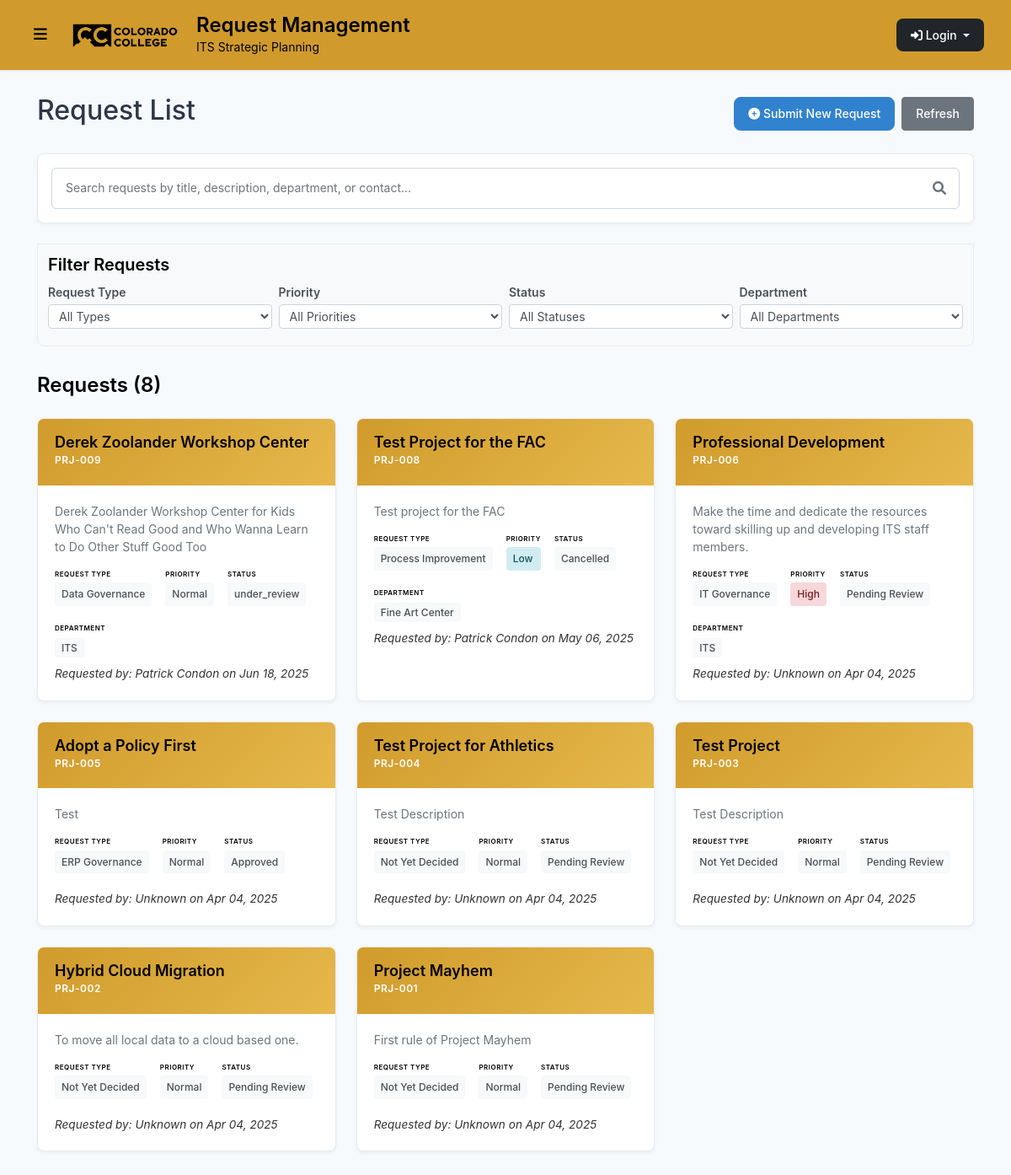
/, run on an earlier commit of the app's database.
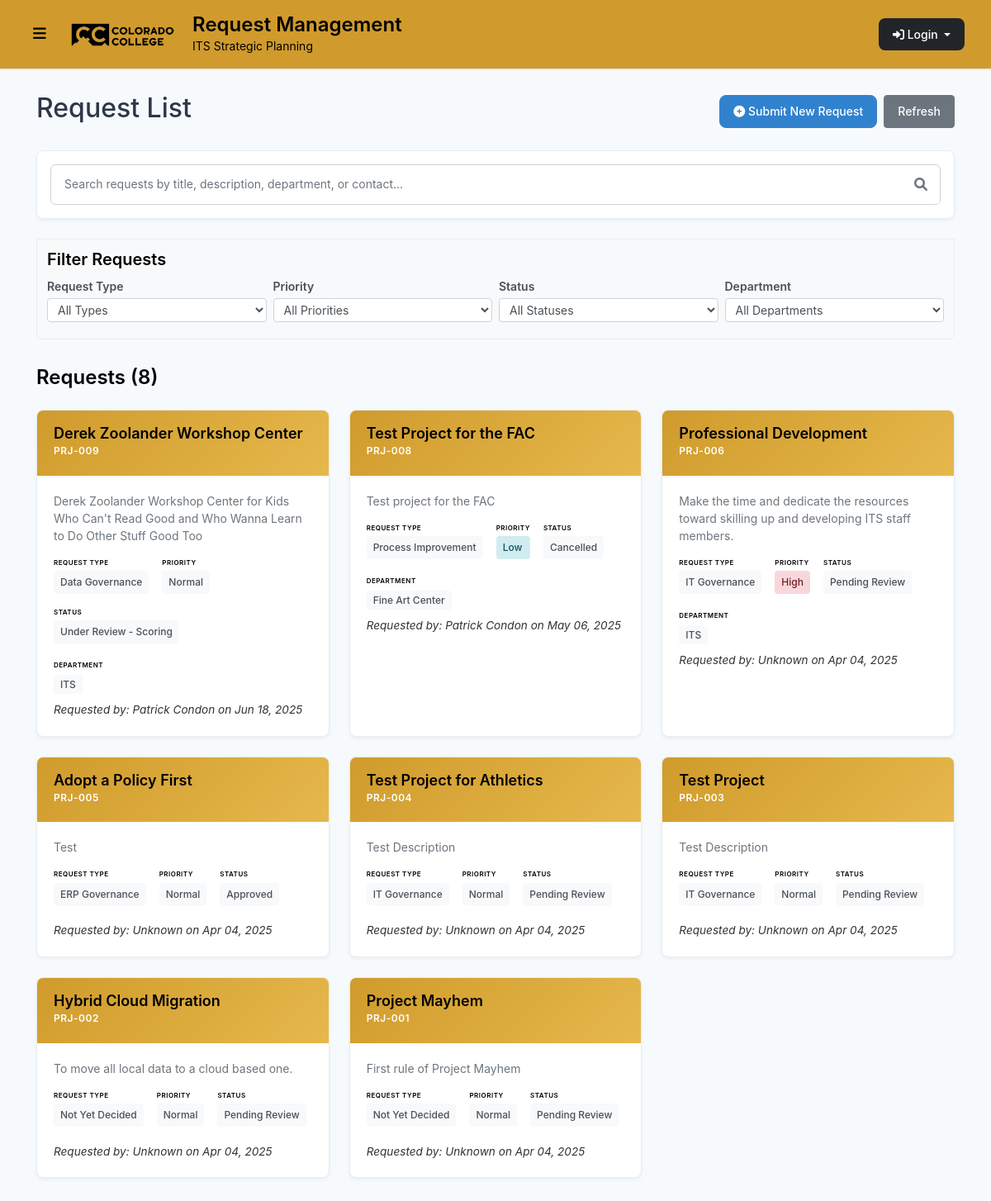
And on a later commit of the database.
### projects/models.py (models this page shows, shortened)
class Project(models.Model):
    STATUS_CHOICES = [
        ('pending', 'Pending Review'),
        ('approved', 'Approved'),
        ('rejected', 'Rejected'),
        ('under_review_triage', 'Under Review - Triage'),
        ('under_review_scoring', 'Under Review - Scoring'),
        ('under_review_final_scoring', 'Under Review - Final Scoring'),
        ('completed', 'Completed'),
        ('archived', 'Archived'),
        ('on_hold', 'On Hold'),
        ('cancelled', 'Cancelled'),
    ]
    STAGE_CHOICES = [
        ('Pending_Review', 'Pending Review'),
        ('Under_Review_Triage', 'Under Review - Triage'),
        ('Under_Review_Scoring', 'Under Review - Scoring'),
        ('Under_Review_Final_Scoring', 'Under Review - Final Scoring'),
    ]
    PRIORITY_CHOICES = [
        ('Low', 'Low'),
        ('Normal', 'Normal'),
        ('High', 'High'),
        ('Top', 'Top'),
    ]
    FINAL_PRIORITY_CHOICES = [
        (1, 'Low'),
        (2, 'Medium'),
        (3, 'High'),
    ]
    PROJECT_TYPE_CHOICES = [
        ('not_yet_decided', 'Not Yet Decided'),
        ('process_improvement', 'Process Improvement'),
        ('it_governance', 'IT Governance'),
        ('erp_governance', 'ERP Governance'),
        ('data_governance', 'Data Governance'),
    ]
    title = models.CharField(max_length=200)
    description = models.TextField()
    project_type = models.CharField(
        max_length=20,
        choices=PROJECT_TYPE_CHOICES,
        default='not_yet_decided',
        verbose_name="Request Type",
        help_text="Type of request submission"
    )
    submitted_by = models.ForeignKey(User, on_delete=models.CASCADE, null=True, blank=True)
    submission_date = models.DateTimeField(default=timezone.now)
    status = models.CharField(max_length=30, choices=STATUS_CHOICES, default='pending')
    stage = models.CharField(max_length=30, choices=STAGE_CHOICES, default='Pending_Review', help_text="Current stage of the project")
    budget = models.DecimalField(max_digits=10, decimal_places=2, null=True, blank=True)
    start_date = models.DateField(null=True, blank=True)
    end_date = models.DateField(null=True, blank=True)
    department = models.CharField(max_length=100, null=True, blank=True)
    contact_person = models.CharField(max_length=100, null=True, blank=True)
    contact_email = models.EmailField(null=True, blank=True)
    contact_phone = models.CharField(max_length=20, null=True, blank=True)
    triage_notes = models.TextField(blank=True, null=True)
    priority = models.CharField(max_length=10, choices=PRIORITY_CHOICES, default='Normal')
    scoring_notes = models.TextField(blank=True, null=True, help_text="Notes related to project scoring or evaluation")
    final_priority = models.IntegerField(null=True, blank=True, help_text="Project ranking (lower number = higher priority)")
    final_score = models.FloatField(null=True, blank=True, help_text="Final score")
    strategic_alignment = models.IntegerField(null=True, blank=True, help_text="Strategic alignment score (1-5)")
    cost_benefit = models.IntegerField(null=True, blank=True, help_text="Cost benefit score (1-5)")
    user_impact = models.IntegerField(null=True, blank=True, help_text="User impact and adoption score (1-5)")
    ease_of_implementation = models.IntegerField(null=True, blank=True, help_text="Ease of implementation score (1-5)")
    vendor_reputation_support = models.IntegerField(null=True, blank=True, help_text="Vendor reputation and support score (1-5)")
    security_compliance = models.IntegerField(null=True, blank=True, help_text="Security and compliance score (1-5)")
    student_centered = models.IntegerField(null=True, blank=True, help_text="Student-centered score (1-5)")
    @property
    def formatted_id(self):
        return f"PRJ-{self.id:03d}"
    class Meta:
        ordering = ['-submission_date']
        db_table = 'project_requests'

### projects/views.py (the view, shortened to what this page needs)
# urls.py: path('', views.project_list, name='project_list'),
def project_list(request):
    search_query = request.GET.get('search', '')
    filter_type = request.GET.get('filter', 'all')
    type_filter = request.GET.get('type', '')
    priority_filter = request.GET.get('priority', '')
    status_filter = request.GET.get('status', '')
    department_filter = request.GET.get('department', '')
    projects = Project.objects.all().select_related('submitted_by').order_by('-submission_date')
    if filter_type == 'my_projects' and request.user.is_authenticated:
        projects = projects.filter(submitted_by=request.user)
    if type_filter:
        projects = projects.filter(project_type=type_filter)
    if priority_filter:
        projects = projects.filter(priority=priority_filter)
    if status_filter:
        projects = projects.filter(status=status_filter)
    if department_filter:
        projects = projects.filter(department=department_filter)
    filtered_projects = projects
    available_types = filtered_projects.values_list('project_type', flat=True).distinct()
    project_types = [(t[0], t[1]) for t in Project.PROJECT_TYPE_CHOICES if t[0] in available_types]
    available_priorities = filtered_projects.values_list('priority', flat=True).distinct()
    priorities = [p for p in ['Top', 'High', 'Normal', 'Low'] if p in available_priorities]
    available_statuses = filtered_projects.values_list('status', flat=True).distinct()
    status_choices = [(s[0], s[1]) for s in Project.STATUS_CHOICES if s[0] in available_statuses]
    departments = filtered_projects.exclude(department='').values_list('department', flat=True).distinct().order_by('department')
    context = {
        'projects': projects,
        'search_query': search_query,
        'filter_type': filter_type,
        'type_filter': type_filter,
        'priority_filter': priority_filter,
        'status_filter': status_filter,
        'department_filter': department_filter,
        'project_types': project_types,
        'priorities': priorities,
        'status_choices': status_choices,
        'departments': departments,
    }
    return render(request, 'projects/project_list.html', context)

### projects/templates/projects/project_list.html (shortened to what the changed rows need)
{% extends 'base_cc.html' %}
{% block content %}
<div class="container">
    <div class="d-flex justify-content-between align-items-center mb-4">
        <h2>Request List</h2>
    </div>
    <div class="cc-projects-section">
        {% if projects %}
        <div class="cc-projects-grid">
            {% for project in projects %}
            <div class="cc-project-card" data-project-id="{{ project.id }}" data-project-title="{{ project.title|safe }}" data-project-description="{{ project.description|safe }}" data-project-type="{{ project.get_project_type_display|safe }}" data-project-priority="{{ project.priority|safe }}" data-project-status="{{ project.get_status_display|safe }}" data-project-stage="{{ project.get_stage_display|safe }}" data-project-department="{{ project.department|default:""|safe }}" data-project-notes="{{ project.notes|default:""|safe }}" data-project-contact-person="{% if project.contact_person %}{% if project.contact_person.first_name and project.contact_person.last_name %}{{ project.contact_person.get_full_name|safe }}{% else %}{{ project.contact_person|safe }}{% endif %}{% else %}Not specified{% endif %}" data-project-formatted-id="{{ project.formatted_id|safe }}" data-project-submitted-by="{% if project.submitted_by %}{% if project.submitted_by.first_name and project.submitted_by.last_name %}{{ project.submitted_by.get_full_name|safe }}{% else %}{{ project.submitted_by.username|safe }}{% endif %}{% else %}Unknown{% endif %}" data-project-submission-date="{{ project.submission_date|date:'F j, Y'|safe }}" data-project-triage-notes="{{ project.triage_notes|default:""|safe }}" data-project-triaged-by="{% if project.triaged_by %}{% if project.triaged_by.first_name and project.triaged_by.last_name %}{{ project.triaged_by.get_full_name|safe }}{% else %}{{ project.triaged_by.username|safe }}{% endif %}{% else %}Not specified{% endif %}" data-project-triage-date="{{ project.triage_date|date:'F j, Y'|default:'Not specified'|safe }}" style="cursor: pointer;">
                <div class="cc-project-header">
                    <div class="cc-project-title">{{ project.title }}</div>
                    <div class="cc-project-id">{{ project.formatted_id }}</div>
                </div>
                <div class="cc-project-body">
                    <div class="cc-project-description">
                        {{ project.description|truncatechars:120 }}
                    </div>
                    <div class="cc-project-meta">
                        <div class="cc-meta-section">
                            <div class="cc-meta-title">Request Type</div>
                            <span class="cc-meta-item">{{ project.get_project_type_display }}</span>
                        </div>
                        <div class="cc-meta-section">
                            <div class="cc-meta-title">Priority</div>
                            <span class="cc-meta-item cc-priority-{{ project.priority|lower }}">{{ project.priority }}</span>
                        </div>
                        <div class="cc-meta-section">
                            <div class="cc-meta-title">Status</div>
                            <span class="cc-meta-item">{{ project.get_status_display }}</span>
                        </div>
                    </div>
                    {% if project.department %}
                    <div class="cc-department-section">
                        <div class="cc-department-title">Department</div>
                        <span class="cc-meta-item">{{ project.department }}</span>
                    </div>
                    {% endif %}
                    <div class="cc-project-meta-requested" style="font-size:0.85em; color:#333; margin-top:8px; font-style:italic;">
                        Requested by:
                        {% if project.submitted_by %}
                            {{ project.submitted_by.get_full_name|default:project.submitted_by.username }}
                        {% else %}
                            Unknown
                        {% endif %}
                        on {{ project.submission_date|date:'M d, Y' }}
                    </div>
                </div>
            </div>
            {% endfor %}
        </div>
        {% else %}
        <div class="cc-empty-state">
            <h4>No requests found</h4>
            <p>Try adjusting your search criteria or filters.</p>
        </div>
        {% endif %}
    </div>
</div>
{% endblock %}

What changed in the data, as far as the page shows it:
changed Project "Derek Zoolander Workshop Center": status "under_review" → "Under Review - Scoring"
changed Project "Test Project for Athletics": project_type "Not Yet Decided" → "IT Governance"
changed Project "Test Project": project_type "Not Yet Decided" → "IT Governance"
